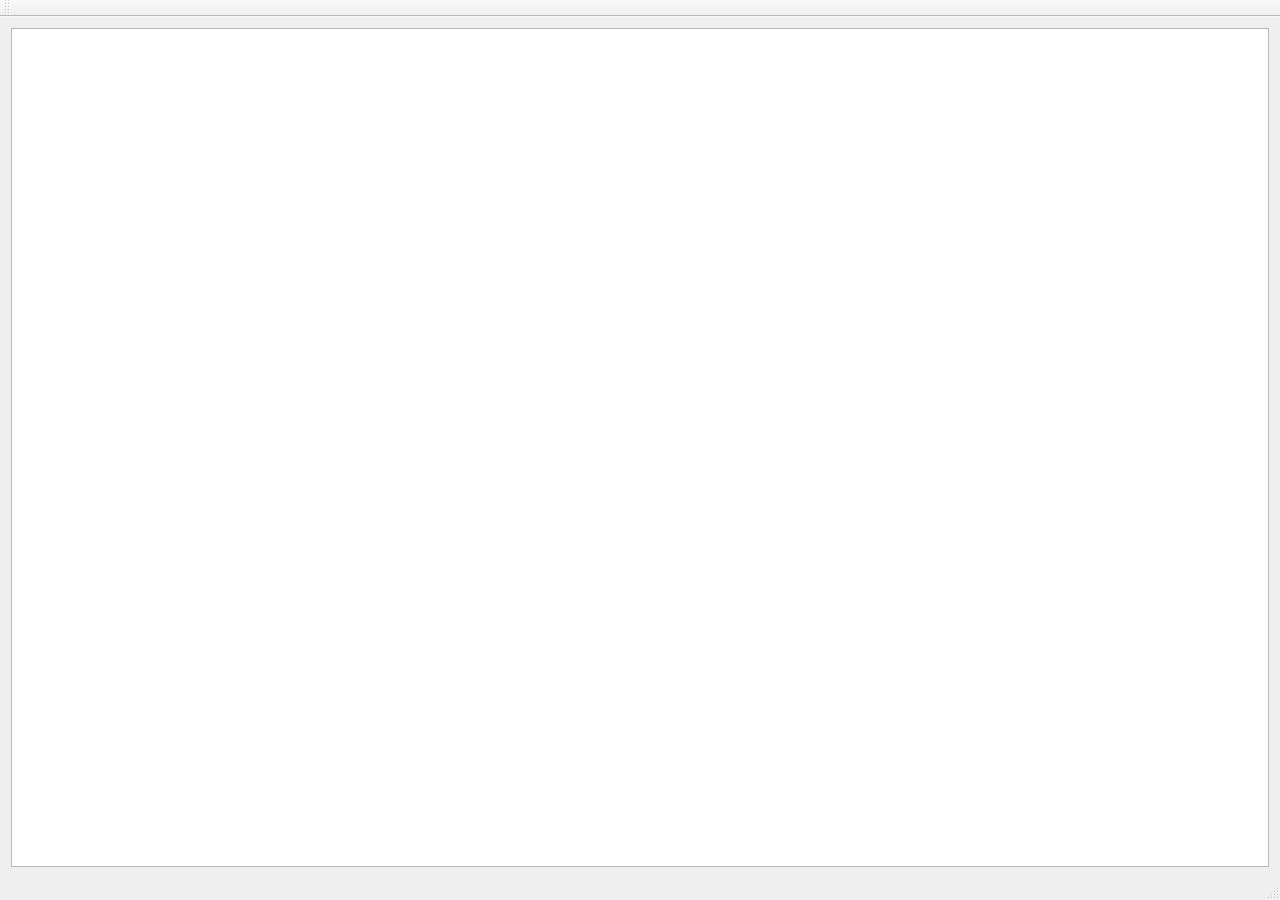
<?xml version="1.0" encoding="UTF-8"?>
<ui version="4.0">
 <class>MainWindow</class>
 <widget class="QMainWindow" name="MainWindow">
  <property name="geometry">
   <rect>
    <x>0</x>
    <y>0</y>
    <width>1280</width>
    <height>900</height>
   </rect>
  </property>
  <property name="windowTitle">
   <string>MainWindow</string>
  </property>
  <widget class="QWidget" name="centralWidget">
   <layout class="QVBoxLayout" name="verticalLayout">
    <item>
     <widget class="QGraphicsView" name="graphicsView">
      <property name="styleSheet">
       <string notr="true">background-image: url(:/blackboard.jpg);</string>
      </property>
     </widget>
    </item>
   </layout>
  </widget>
  <widget class="QMenuBar" name="menuBar">
   <property name="geometry">
    <rect>
     <x>0</x>
     <y>0</y>
     <width>1280</width>
     <height>25</height>
    </rect>
   </property>
  </widget>
  <widget class="QToolBar" name="mainToolBar">
   <attribute name="toolBarArea">
    <enum>TopToolBarArea</enum>
   </attribute>
   <attribute name="toolBarBreak">
    <bool>false</bool>
   </attribute>
  </widget>
  <widget class="QStatusBar" name="statusBar"/>
 </widget>
 <layoutdefault spacing="6" margin="11"/>
 <resources/>
 <connections/>
</ui>
